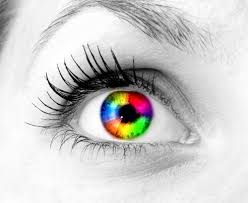
#> input picture ojito.jpeg, 248 x 203 px
$ python LeerImagen.py
#> lines starting #> are read from the running program, lines starting #| are printed output that depends on the picture
import cv2


imagen = cv2.imread('ojito.jpeg',0)#default es 1(normal), 0(grises)
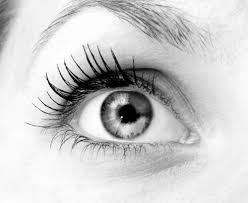
#> imagen: shape (203, 248); min 0, max 255, mean 205.2
imagenColor = cv2.imread('ojito.jpeg')
#> imagenColor is the input picture: shape (203, 248, 3); mean B, G, R 203.8, 205.2, 205.9
cv2.imshow('Prueba de imagen',imagen)
cv2.imshow('Prueba de color',imagenColor)
cv2.imwrite('ojitoGris.png',imagen)
cv2.waitKey(0)#esta en milisegundos y el 0 significa que se cerrara al presionar cualquier tecla
cv2.destroyAllWindows()
